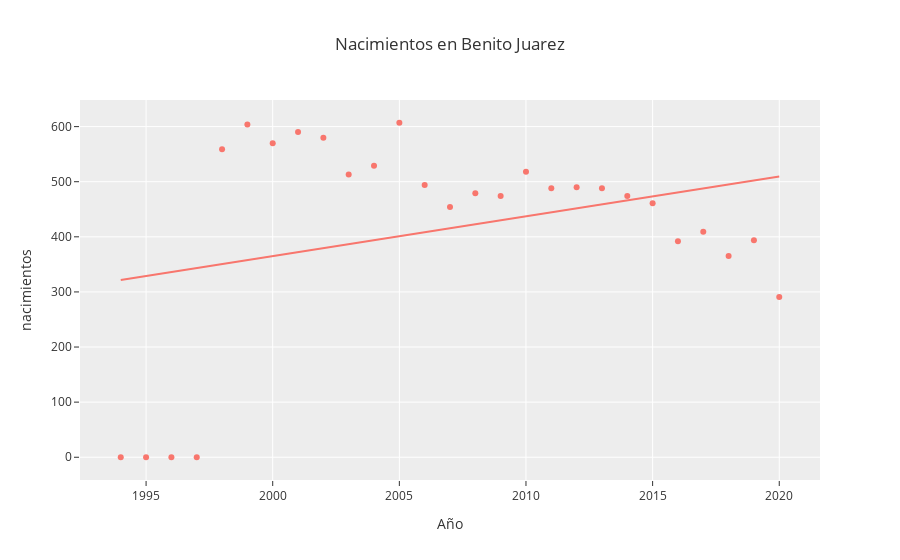

Notebook cell for this chart:
### Code cell
dff = nacimientos_tidy[nacimientos_tidy['municipio'] == 'Benito Juárez']
fig = px.scatter(dff, x="año", y="nacimientos", trendline="ols",
                title='Nacimientos en Benito Juarez',
                labels={'municipio':'Municipio',
                      'año':'Año'},
                template='ggplot2')
fig.show()

### Figure 1 — Plotly figure (JSON) as saved in the notebook; plotly's stock layout.template omitted (floating-point values rounded to 4 significant figures)
{"data": [{"hovertemplate": "Año=%{x}<br>nacimientos=%{y}<extra></extra>", "legendgroup": "", "marker": {"color": "#F8766D", "symbol": "circle"}, "mode": "markers", "name": "", "orientation": "v", "showlegend": false, "type": "scatter", "x": [1994, 1995, 1996, 1997, 1998, 1999, 2000, 2001, 2002, 2003, 2004, 2005, 2006, 2007, 2008, 2009, 2010, 2011, 2012, 2013, 2014, 2015, 2016, 2017, 2018, 2019, 2020], "xaxis": "x", "y": [0, 0, 0, 0, 559, 604, 570, 590, 580, 513, 529, 607, 494, 454, 479, 474, 518, 488, 490, 488, 474, 461, 392, 409, 365, 394, 291], "yaxis": "y"}, {"hovertemplate": "<b>OLS trendline</b><br>nacimientos = 7.21673 * año + -14068.3<br>R<sup>2</sup>=0.089479<br><br>Año=%{x}<br>nacimientos=%{y} <b>(trend)</b><extra></extra>", "legendgroup": "", "marker": {"color": "#F8766D", "symbol": "circle"}, "mode": "lines", "name": "", "showlegend": false, "type": "scatter", "x": [1994, 1995, 1996, 1997, 1998, 1999, 2000, 2001, 2002, 2003, 2004, 2005, 2006, 2007, 2008, 2009, 2010, 2011, 2012, 2013, 2014, 2015, 2016, 2017, 2018, 2019, 2020], "xaxis": "x", "y": [321.8, 329.1, 336.3, 343.5, 350.7, 357.9, 365.1, 372.4, 379.6, 386.8, 394.0, 401.2, 408.4, 415.7, 422.9, 430.1, 437.3, 444.5, 451.8, 459.0, 466.2, 473.4, 480.6, 487.8, 495.1, 502.3, 509.5], "yaxis": "y"}], "layout": {"legend": {"tracegroupgap": 0}, "title": {"text": "Nacimientos en Benito Juarez"}, "xaxis": {"anchor": "y", "domain": [0, 1], "title": {"text": "Año"}}, "yaxis": {"anchor": "x", "domain": [0, 1], "title": {"text": "nacimientos"}}}}
